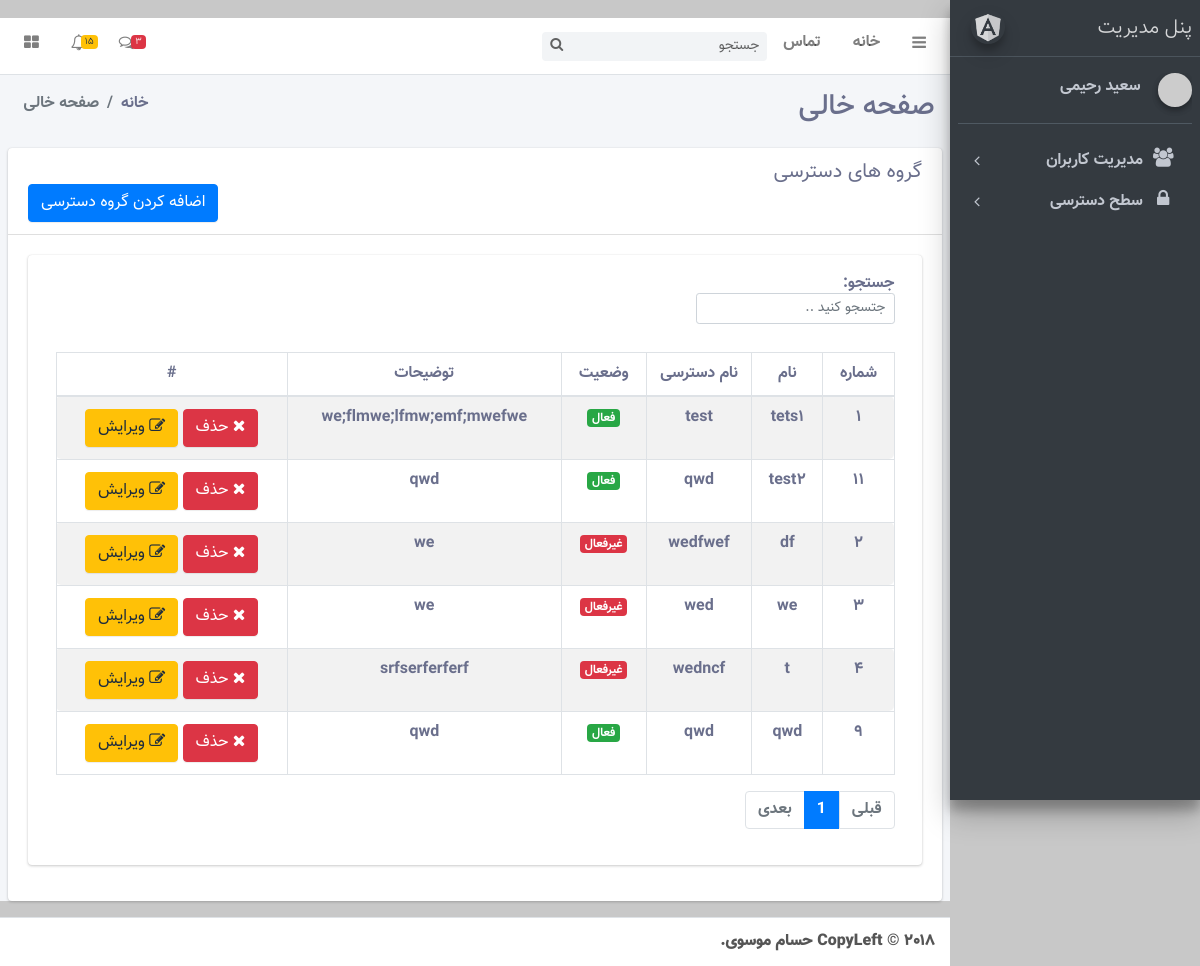
/admin/roles, run on the app's committed database.
### tables this page shows
CREATE TABLE `roles` (
  `id` int(11) NOT NULL AUTO_INCREMENT,
  `name` varchar(255) NOT NULL,
  `display_name` varchar(255) NOT NULL,
  `Des` text DEFAULT NULL,
  `type` int(11) DEFAULT NULL,
  `status` smallint(6) DEFAULT 1,
  PRIMARY KEY (`id`),
  UNIQUE KEY `name` (`name`)
);

### Model/Permission.php (called while the page is built, shortened)
<?php
class  Permission
{
    private $roles;
    public  $user_id;
    public static function getByUsername($userid) {
        $sql = "SELECT * FROM users WHERE id = :username";
        $conn = ConnectToDB();
        $sth = $conn->prepare($sql);
        $sth->execute(array(":username" => $userid));
        $result = $sth->fetchAll();
        if (!empty($result)) {
            $Permission = new Permission();
            $Permission->user_id = $result[0]["id"];
            $Permission->initRoles();
            return $Permission;
        } else {
            return false;
        }
    }
    protected function initRoles() {
        $this->roles = array();
        $sql = "SELECT t1.role_id, t2.name FROM  role_user as t1
                JOIN roles as t2 ON t1.role_id = t2.id
                WHERE t1.user_id = :user_id";
        $conn = ConnectToDB();
        $sth = $conn->prepare($sql);
        $sth->execute(array(":user_id" => $this->user_id));
        while($row = $sth->fetch(PDO::FETCH_ASSOC)) {
            $this->roles[$row["name"]] = Role::getRolePerms($row["role_id"]);
        }
    }
    public function __HasPermission($perm) {
        foreach ($this->roles as $role) {
            if ($role->hasPerm($perm)) {
                return true;
            }
        }
        return false;
    }
}

### index.php (called while the page is built, shortened)
<?php
include_once 'Functions/Router.php';

### Model/Role.php (called while the page is built, shortened)
<?php
class  Role
{
    protected $perm;
    public  function  __construct()
    {
        $this->perm=array();
    }
    public static function getRolePerms($role_id) {
        $role = new Role();
        $sql = "SELECT t2.name FROM permission_role as t1
                JOIN permissions as t2 ON t2.id = t1.permission_id
                WHERE t1.role_id = :role_id";
        $conn = ConnectToDB();
        $sth =  $conn->prepare($sql);
        $sth->execute(array(":role_id" => $role_id));
        while($row = $sth->fetch(PDO::FETCH_ASSOC)) {
            $role->perm[$row["name"]] = true;
        }
        return $role;
    }
    public function hasPerm($permission) {
        return isset($this->perm[$permission]);
    }
    public static function get_all()
    {
        $conn = ConnectToDB();
        $sql = $conn->prepare('select * from roles');
        $sql->execute();
        $roles = $sql->fetchAll(PDO::FETCH_ASSOC);
        return $roles ? $roles : false;
    }
}

### Views/Admin/roles/Roles.View.php (the view, shortened to what this page needs)
<?php include_once DIR.'/Views/Admin/Sections/Header.php'?>
<div class="content-wrapper">
    <section class="content-header">
        <div class="container-fluid">
            <div class="row mb-2">
                <div class="col-sm-6">
                    <h1>صفحه خالی</h1>
                </div>
                <div class="col-sm-6">
                    <ol class="breadcrumb float-sm-left">
                        <li class="breadcrumb-item"><a href="#">خانه</a></li>
                        <li class="breadcrumb-item active">صفحه خالی</li>
                    </ol>
                </div>
            </div>
        </div>
    </section>
    <section class="content">
        <div class="card">
            <div class="card-header">
                <h3 class="card-title">گروه های دسترسی</h3>
                <a href="/admin/addrole" ><button class="btn btn-primary float-left">اضافه کردن گروه دسترسی</button></a>
            </div>
            <div class="card-body">
                <div class="card">
                    <div class="card-body">
                        <table id="example1" class="table table-bordered table-striped text-center">
                            <thead>
                            <tr>
                                <th>شماره</th>
                                <th>نام </th>
                                <th>نام دسترسی</th>
                                <th>وضعیت</th>
                                <th>توضیحات</th>
                                <th>#</th>
                            </tr>
                            </thead>
                            <tbody>
                            <?php
                            if($roles){
                                foreach ($roles as $role){
                                    echo "<tr>";
                                    echo "<td>".$role['id']."</td>";
                                    echo "<td>".$role['name']."</td>";
                                    echo "<td>".$role['display_name']."</td>";
                                    echo $role['status']==1 ? '<td><span class="badge badge-success">فعال</span></td>':'<td><span class="badge badge-danger">غیرفعال</span></td>';
                                    echo "<td>".$role['Des']."</td>";
                                        echo "<td style='text-align: center'><button class='btn btn-danger' name='".$role['id']."' onclick='del(1)'><i class='fa fa-close'></i>  حذف </button>
                                          <a href='/admin/editerole/".$role['id']."'><button class='btn  btn-warning'> <i class='fa fa-edit'></i>  ویرایش </button></a>";
                                    echo "</tr>";
                                }
                            }
                            ?>
                            </tbody>
                        </table>
                    </div>
                </div>
            </div>
        </div>
    </section>
</div>
<?php include_once DIR.'/Views/Admin/Sections/Footer.php'?>

### Functions/Router.php (shortened to what this page needs)
<?php
$req = explode( "/", REQUEST_URI );
require_once DIR . "/Model/Role.php";
require_once DIR . "/Model/Permission.php";
if ($req[1] == "admin") {
    if (isset( $_SESSION['user_name'] )) {
        $u = Permission::getByUsername( $_SESSION["user_name"] );
        switch ($req[2]) {
            case 'roles' :
                require DIR . '/Controller/Admin/Role/roles.php';
                break;
        }
    } else {
        require DIR . '/Views/404.php';
        die();
    }
}

### Controller/Admin/Role/roles.php
<?php
if ($u->__HasPermission("view_roles")){
    $roles=Role::get_all();
    include_once DIR . '/Views/Admin/roles/Roles.View.php';
}else{
    require DIR . '/Views/Error/403.php';
}

### Views/Admin/Sections/Header.php (shortened to what this page needs)
<!DOCTYPE html>
<html>
<head>
    <link rel="stylesheet" href="https://maxcdn.bootstrapcdn.com/font-awesome/4.4.0/css/font-awesome.min.css">
    <link rel="stylesheet" href="https://code.ionicframework.com/ionicons/2.0.1/css/ionicons.min.css">
    <link rel="stylesheet" href="../../../Style/dist/css/adminlte.min.css">
    <link rel="stylesheet" href="../../../Style/dist/css/bootstrap-rtl.min.css">
    <link rel="stylesheet" href="../../../Style/dist/css/custom-style.css">
    <link rel="stylesheet" href="../../../Style/Style.css">
    <link rel="stylesheet" href="../../../Style/dist/css/jquery.multiselect.css">
</head>
<body class="hold-transition sidebar-mini">
<div class="wrapper">
    <nav class="main-header navbar navbar-expand bg-white navbar-light border-bottom">
        <ul class="navbar-nav">
            <li class="nav-item">
                <a class="nav-link" data-widget="pushmenu" href="#"><i class="fa fa-bars"></i></a>
            </li>
            <li class="nav-item d-none d-sm-inline-block">
                <a href="../../index3.html" class="nav-link">خانه</a>
            </li>
            <li class="nav-item d-none d-sm-inline-block">
                <a href="#" class="nav-link">تماس</a>
            </li>
        </ul>
        <form class="form-inline ml-3">
            <div class="input-group input-group-sm">
                <input class="form-control form-control-navbar" type="search" placeholder="جستجو" aria-label="Search">
                <div class="input-group-append">
                    <button class="btn btn-navbar" type="submit">
                        <i class="fa fa-search"></i>
                    </button>
                </div>
            </div>
        </form>
        <ul class="navbar-nav mr-auto">
            <li class="nav-item dropdown">
                <a class="nav-link" data-toggle="dropdown" href="#">
                    <i class="fa fa-comments-o"></i>
                    <span class="badge badge-danger navbar-badge">3</span>
                </a>
            </li>
            <li class="nav-item dropdown">
                <a class="nav-link" data-toggle="dropdown" href="#">
                    <i class="fa fa-bell-o"></i>
                    <span class="badge badge-warning navbar-badge">15</span>
                </a>
            </li>
            <li class="nav-item">
                <a class="nav-link" data-widget="control-sidebar" data-slide="true" href="#"><i
                            class="fa fa-th-large"></i></a>
            </li>
        </ul>
    </nav>
    <aside class="main-sidebar sidebar-dark-primary elevation-4">
        <a href="../../index3.html" class="brand-link">
            <img src="../../../Style/img/angular_whiteTransparent.png" alt="AdminLTE Logo" class="brand-image img-circle elevation-3"
                 style="opacity: .8">
            <span class="brand-text font-weight-light">پنل مدیریت</span>
        </a>
        <div class="sidebar">
            <div>
                <div class="user-panel mt-3 pb-3 mb-3 d-flex">
                    <div class="image">
                        <img src="https://www.gravatar.com/avatar/52f0fbcbedee04a121cba8dad1174462?s=200&d=mm&r=g" class="img-circle elevation-2" alt="User Image">
                    </div>
                    <div class="info">
                        <a href="#" class="d-block">سعید رحیمی</a>
                    </div>
                </div>
                <nav class="mt-2">
                    <ul class="nav nav-pills nav-sidebar flex-column" data-widget="treeview" role="menu" data-accordion="false">
                        <li class="nav-item has-treeview ">
                            <a href="#" class="nav-link">
                                <i class="nav-icon fa fa-users"></i>
                                <p>
                                    مدیریت کاربران
                                    <i class="right fa fa-angle-left"></i>
                                </p>
                            </a>
                        </li>
                        <li class="nav-item has-treeview">
                            <a href="#" class="nav-link">
                                <i class="nav-icon fa fa-lock"></i>
                                <p>
                                  سطح دسترسی
                                    <i class="fa fa-angle-left right"></i>
                                </p>
                            </a>
                        </li>
                    </ul>
                </nav>
            </div>
        </div>
    </aside>

### Views/Admin/Sections/Footer.php (shortened to what this page needs)
<footer class="main-footer">
    <strong>CopyLeft &copy; 2018 <a href="http://github.com/hesammousavi/">حسام موسوی</a>.</strong>
</footer>
</div>
</body>
</html>

### Style/Style.css (style rules this page uses)
body { margin:0; color:#6a6f8c; background:#c8c8c8; font:600 16px/18px 'Open Sans',sans-serif; }
*,:after,:before { box-sizing:border-box }
a { color:inherit;text-decoration:none }

### data on the page
roles: id "۱", name "tets۱", display_name "test", status "فعال", Des "we;flmwe;lfmw;emf;mwefwe"
roles: id "۲", name "df", display_name "wedfwef", status "غیرفعال", Des "we"
roles: id "۳", name "we", display_name "wed", status "غیرفعال", Des "we"
roles: id "۴", name "t", display_name "wedncf", status "غیرفعال", Des "srfserferferf"
roles: id "۹", name "qwd", display_name "qwd", status "فعال", Des "qwd"
roles: id "۱۱", name "test۲", display_name "qwd", status "فعال", Des "qwd"
